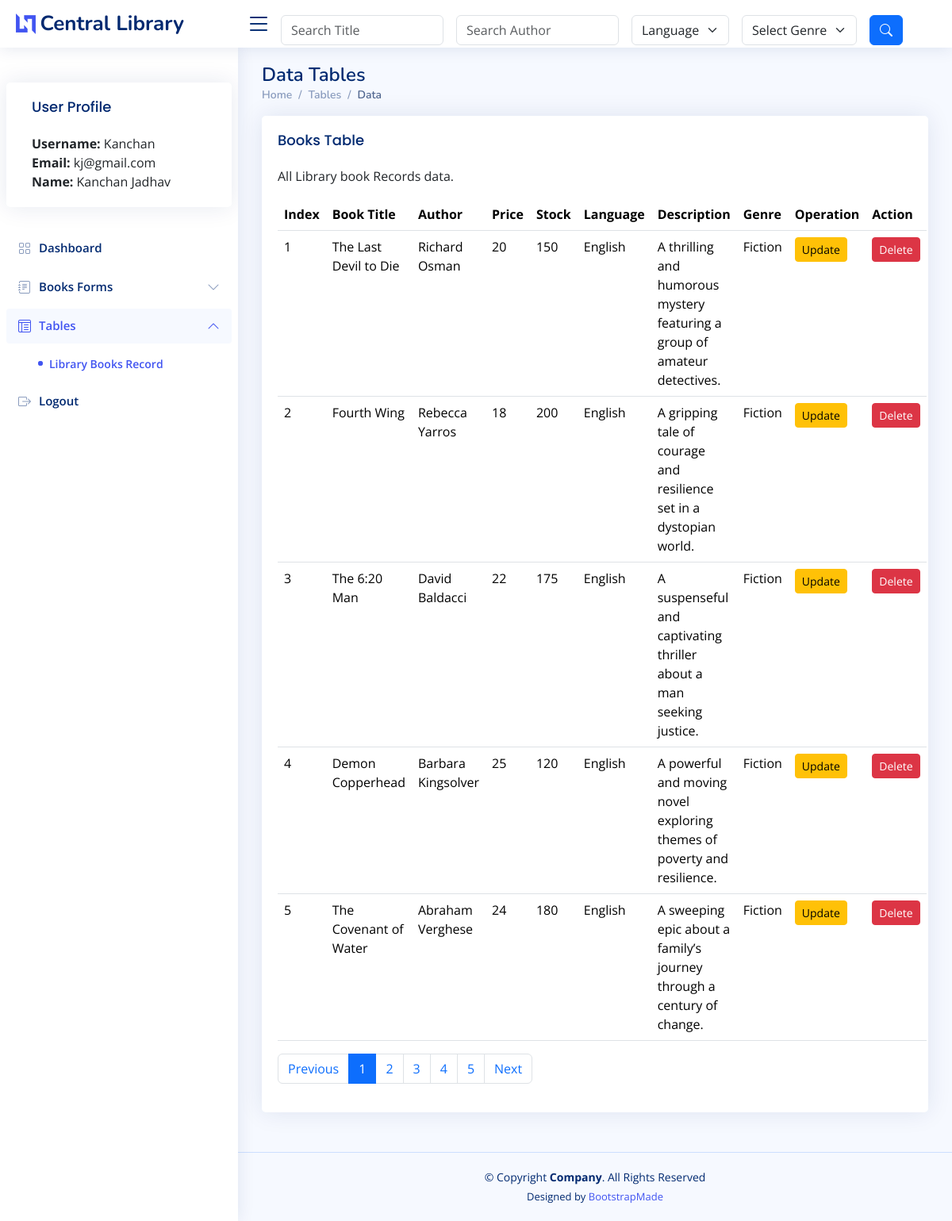
/?action=book (signed in), run on the app's committed database.
### tables this page shows
CREATE TABLE `books` (
  `id` int(11) NOT NULL,
  `title` varchar(255) DEFAULT NULL,
  `author` varchar(255) DEFAULT NULL,
  `price` int(11) DEFAULT NULL,
  `stock` int(11) DEFAULT NULL,
  `language` varchar(255) DEFAULT NULL,
  `description` varchar(355) DEFAULT NULL,
  `genre` varchar(100) DEFAULT NULL
);

### model/Model.php (called while the page is built, shortened)
<?php
require_once 'model/Database.php';
class Model {
	private $db;
    public function __construct() {
        $database = new Database();
        $this->db = $database->connect();
    }
    public function getBookList()
{
    try {
        $sql = "SELECT id, title, author, price, stock, language, description, genre FROM books";
        $stmt = $this->db->prepare($sql);
        $stmt->execute();
        return $stmt->fetchAll(PDO::FETCH_ASSOC);
    } catch (PDOException $e) {
        echo 'Query Error: ' . $e->getMessage();
        return [];
    }
}
 }
?>

### model/database.php (called while the page is built, shortened)
<?php
class Database {
    private $host = 'localhost';
    private $db_name = 'mydb';
    private $username = 'root';
    private $password = '';
    public function connect() {
        $this->conn = null;
        try {
            $this->conn = new PDO('mysql:host=' . $this->host . ';dbname=' . $this->db_name, $this->username, $this->password);
            $this->conn->setAttribute(PDO::ATTR_ERRMODE, PDO::ERRMODE_EXCEPTION);
        } catch (PDOException $e) {
            echo 'Connection Error: ' . $e->getMessage();
        }
        return $this->conn;
    }
}

### view/dashboard.php (the view, shortened to what this page needs)
<!DOCTYPE html>
<html lang="en">
<head>
  <link href="assets/vendor/bootstrap/css/bootstrap.min.css" rel="stylesheet">
  <link href="assets/vendor/bootstrap-icons/bootstrap-icons.css" rel="stylesheet">
  <link href="assets/vendor/boxicons/css/boxicons.min.css" rel="stylesheet">
  <link href="assets/vendor/quill/quill.snow.css" rel="stylesheet">
  <link href="assets/vendor/quill/quill.bubble.css" rel="stylesheet">
  <link href="assets/vendor/remixicon/remixicon.css" rel="stylesheet">
  <link href="assets/vendor/simple-datatables/style.css" rel="stylesheet">
  <link href="assets/css/style.css" rel="stylesheet">
</head>
<body>
  <header id="header" class="header fixed-top d-flex align-items-center">
    <div class="d-flex align-items-center justify-content-between">
      <a href="#" class="logo d-flex align-items-center">
        <img src="assets/img/logo.png" alt="">
        <span class="d-none d-lg-block">Central Library</span>
      </a>
      <i class="bi bi-list toggle-sidebar-btn"></i>
    </div>
    <div class="container mt-3">
      <form class="row g-3 align-items-center" id="searchForm" method="POST" action="?action=filterBooks">
        <div class="col-auto">
          <input type="text" name="title_query" id="titleInput" class="form-control" placeholder="Search Title" title="Enter title keyword" value="<?php echo isset($_POST['title_query']) ? htmlspecialchars($_POST['title_query']) : ''; ?>">
        </div>
        <div class="col-auto">
          <input type="text" name="author_query" id="authorInput" class="form-control" placeholder="Search Author" title="Enter author keyword" value="<?php echo isset($_POST['author_query']) ? htmlspecialchars($_POST['author_query']) : ''; ?>">
        </div>
        <div class="col-auto">
          <select class="form-select" id="filterLanguage" name="language" aria-label="Default select example">
            <option value="">Language</option>
          </select>
        </div>
        <div class="col-auto">
          <select class="form-select" id="filterGenre" name="genre" aria-label="Default select example">
            <option value="">Select Genre</option>
          </select>
        </div>
        <div class="col-auto">
          <button type="submit" class="btn btn-primary" title="Search">
            <i class="bi bi-search"></i>
          </button>
        </div>
      </form>
    </div>
  </header>
  <aside id="sidebar" class="sidebar">
    <ul class="sidebar-nav" id="sidebar-nav">
      <div class="row">
        <div class="card mt-4">
          <div class="card-body">
            <h5 class="card-title">User Profile</h5>
            <p class="card-text">
              <?php
              if (isset($_SESSION['user'])) {
                echo "<strong>Username:</strong> " . htmlspecialchars($_SESSION['user']['username']) . "<br>";
                echo "<strong>Email:</strong> " . htmlspecialchars($_SESSION['user']['email']) . "<br>";
                echo "<strong>Name:</strong> " . htmlspecialchars($_SESSION['user']['name']) . "<br>";
              } else {
                echo "No user is logged in.";
              }
              ?>
            </p>
          </div>
        </div>
        <li class="nav-item">
          <a class="nav-link collapsed" href="?action=book">
            <i class="bi bi-grid"></i>
            <span>Dashboard</span>
          </a>
        </li>
        <li class="nav-item">
          <a class="nav-link collapsed" data-bs-target="#forms-nav" data-bs-toggle="collapse" href="#">
            <i class="bi bi-journal-text"></i><span>Books Forms</span><i class="bi bi-chevron-down ms-auto"></i>
          </a>
        </li>
        <li class="nav-item">
          <a class="nav-link " data-bs-target="#tables-nav" data-bs-toggle="collapse" href="#">
            <i class="bi bi-layout-text-window-reverse"></i><span>Tables</span><i class="bi bi-chevron-down ms-auto"></i>
          </a>
          <ul id="tables-nav" class="nav-content collapse show" data-bs-parent="#sidebar-nav">
            <li>
              <a href="#" class="active">
                <i class="bi bi-circle"></i><span>Library Books Record</span>
              </a>
            </li>
          </ul>
        </li>
        <li class="nav-item">
          <a class="nav-link collapsed" href="?action=logout">
            <i class="bi bi-box-arrow-right"></i>
            <span>Logout</span>
          </a>
        </li>
    </ul>
  </aside>
  <main id="main" class="main">
    <div class="pagetitle">
      <h1>Data Tables</h1>
      <nav>
        <ol class="breadcrumb">
          <li class="breadcrumb-item"><a href="index.html">Home</a></li>
          <li class="breadcrumb-item">Tables</li>
          <li class="breadcrumb-item active">Data</li>
        </ol>
    </div>
    <section class="section" id="my">
      <div class="row">
        <div class="col-lg-12">
          <div class="card">
            <div class="card-body">
              <h5 class="card-title">Books Table</h5>
              <p>All Library book Records data.</p>
              <table class="table datatable" id="myTable">
                <thead>
                  <tr>
                    <th>Index</th>
                    <th>Book Title</th>
                    <th>Author</th>
                    <th>Price</th>
                    <th>Stock</th>
                    <th>Language</th>
                    <th>Description</th>
                    <th>Genre</th>
                    <th>Operation</th>
                    <th>Action</th>
                  </tr>
                </thead>
                <tbody>
                  <?php if (!empty($books)) : ?>
                    <?php foreach ($books as $row) : ?>
                      <tr>
                        <td><?php echo htmlspecialchars($row["id"]); ?></td>
                        <td><?php echo htmlspecialchars($row["title"]); ?></td>
                        <td><?php echo htmlspecialchars($row["author"]); ?></td>
                        <td><?php echo htmlspecialchars($row["price"]); ?></td>
                        <td><?php echo htmlspecialchars($row["stock"]); ?></td>
                        <td><?php echo htmlspecialchars($row["language"]); ?></td>
                        <td><?php echo htmlspecialchars($row["description"]); ?></td>
                        <td><?php echo htmlspecialchars($row["genre"]); ?></td>
                        <td>
                          <a href='?action=editBookForm&id=<?php echo htmlspecialchars($row["id"]); ?>' class='btn btn-warning btn-sm'>Update</a>
                        </td>
                        <td>
                          <a href='?action=deleteBook&id=<?php echo htmlspecialchars($row["id"]); ?>' class='btn btn-danger btn-sm' onclick='return confirm("Are you sure you want to delete this record?")'>Delete</a>
                        </td>
                      </tr>
                    <?php endforeach; ?>
                  <?php else : ?>
                    <tr>
                      <td colspan="10">No results</td>
                    </tr>
                  <?php endif; ?>
                </tbody>
              </table>
              <ul class="pagination">
              </ul>
            </div>
          </div>
        </div>
      </div>
    </section>
  </main>
  <footer id="footer" class="footer">
    <div class="copyright">
      &copy; Copyright <strong><span>Company</span></strong>. All Rights Reserved
    </div>
    <div class="credits">
      Designed by <a href="https://bootstrapmade.com/">BootstrapMade</a>
    </div>
  </footer>
</body>
</html>

### index.php (shortened to what this page needs)
<?php
include_once("controller/Controller.php");
$controller = new Controller();
if (isset($_GET['action'])) {
	switch ($_GET['action']) {
		case 'book':
			$controller->showBooks();
			break;
	}
} else {
	$controller->showLogin();
}

### controller/Controller.php (shortened to what this page needs)
<?php
include_once("model/Model.php");
class Controller
{
    public $model;
    public function __construct()
    {
        $this->model = new Model();
    }
    public function showBooks()
    {
        if (!isset($_GET['book'])) {
            $books = $this->model->getBookList();
            include 'view\dashboard.php';
        } else {
            $book = $this->model->getBook($_GET['book']);
            include 'view/viewbook.php';
        }
    }
}

### assets/css/style.css (style rules this page uses)
:root { scroll-behavior: smooth; }
body { font-family: "Open Sans", sans-serif; background: #f6f9ff; color: #444444; }
a { color: #4154f1; text-decoration: none; }
h1, h2, h3, h4, h5, h6 { font-family: "Nunito", sans-serif; }
#main { margin-top: 60px; padding: 20px 30px; transition: all 0.3s; }
.pagetitle { margin-bottom: 10px; }
.pagetitle h1 { font-size: 24px; margin-bottom: 0; font-weight: 600; color: #012970; }
.card { margin-bottom: 30px; border: none; border-radius: 5px; box-shadow: 0px 0 30px rgba(1, 41, 112, 0.1); }
.card-title { padding: 20px 0 15px 0; font-size: 18px; font-weight: 500; color: #012970; font-family: "Poppins", sans-serif; }
.card-body { padding: 0 20px 20px 20px; }
.breadcrumb { font-size: 14px; font-family: "Nunito", sans-serif; color: #899bbd; font-weight: 600; }
.breadcrumb a { color: #899bbd; transition: 0.3s; }
.breadcrumb .breadcrumb-item::before { color: #899bbd; }
.breadcrumb .active { color: #51678f; font-weight: 600; }
.logo { line-height: 1; }
@media (min-width: 1200px) { .logo { width: 280px; } }
.logo img { max-height: 26px; margin-right: 6px; }
.logo span { font-size: 26px; font-weight: 700; color: #012970; font-family: "Nunito", sans-serif; }
.header { transition: all 0.5s; z-index: 997; height: 60px; box-shadow: 0px 2px 20px rgba(1, 41, 112, 0.1); background-color: #fff; padding-left: 20px; }
.header .toggle-sidebar-btn { font-size: 32px; padding-left: 10px; cursor: pointer; color: #012970; }
.sidebar { position: fixed; top: 60px; left: 0; bottom: 0; width: 300px; z-index: 996; transition: all 0.3s; padding: 20px; overflow-y: auto; scrollbar-width: thin; scrollbar-color: #aab7cf transparent; box-shadow: 0px 0px 20px rgba(1, 41, 112, 0.1); background-color: #fff; }
@media (min-width: 1200px) { #main, #footer { margin-left: 300px; } }
.sidebar-nav { padding: 0; margin: 0; list-style: none; }
.sidebar-nav li { padding: 0; margin: 0; list-style: none; }
.sidebar-nav .nav-item { margin-bottom: 5px; }
.sidebar-nav .nav-link { display: flex; align-items: center; font-size: 15px; font-weight: 600; color: #4154f1; transition: 0.3; background: #f6f9ff; padding: 10px 15px; border-radius: 4px; }
.sidebar-nav .nav-link i { font-size: 16px; margin-right: 10px; color: #4154f1; }
.sidebar-nav .nav-link.collapsed { color: #012970; background: #fff; }
.sidebar-nav .nav-link.collapsed i { color: #899bbd; }
.sidebar-nav .nav-link .bi-chevron-down { margin-right: 0; transition: transform 0.2s ease-in-out; }
.sidebar-nav .nav-link:not(.collapsed) .bi-chevron-down { transform: rotate(180deg); }
.sidebar-nav .nav-content { padding: 5px 0 0 0; margin: 0; list-style: none; }
.sidebar-nav .nav-content a { display: flex; align-items: center; font-size: 14px; font-weight: 600; color: #012970; transition: 0.3; padding: 10px 0 10px 40px; transition: 0.3s; }
.sidebar-nav .nav-content a i { font-size: 6px; margin-right: 8px; line-height: 0; border-radius: 50%; }
.sidebar-nav .nav-content a:hover, .sidebar-nav .nav-content a.active { color: #4154f1; }
.sidebar-nav .nav-content a.active i { background-color: #4154f1; }
.footer { padding: 20px 0; font-size: 14px; transition: all 0.3s; border-top: 1px solid #cddfff; }
.footer .copyright { text-align: center; color: #012970; }
.footer .credits { padding-top: 5px; text-align: center; font-size: 13px; color: #012970; }

### data on the page
books: id "1", title "The Last Devil to Die", author "Richard Osman", price "20", stock "150", language "English", description "A thrilling and humorous mystery featuring a group of amateur detectives.", genre "Fiction"
books: id "2", title "Fourth Wing", author "Rebecca Yarros", price "18", stock "200", language "English", description "A gripping tale of courage and resilience set in a dystopian world.", genre "Fiction"
books: id "3", title "The 6:20 Man", author "David Baldacci", price "22", stock "175", language "English", description "A suspenseful and captivating thriller about a man seeking justice.", genre "Fiction"
books: id "4", title "Demon Copperhead", author "Barbara Kingsolver", price "25", stock "120", language "English", description "A powerful and moving novel exploring themes of poverty and resilience.", genre "Fiction"
books: id "5", title "The Covenant of Water", author "Abraham Verghese", price "24", stock "180", language "English", description "A sweeping epic about a family’s journey through a century of change.", genre "Fiction"

### other printed values
$_SESSION['user']['username'] "Kanchan"
$_SESSION['user']['email'] "kj@gmail.com"
$_SESSION['user']['name'] "Kanchan Jadhav"
